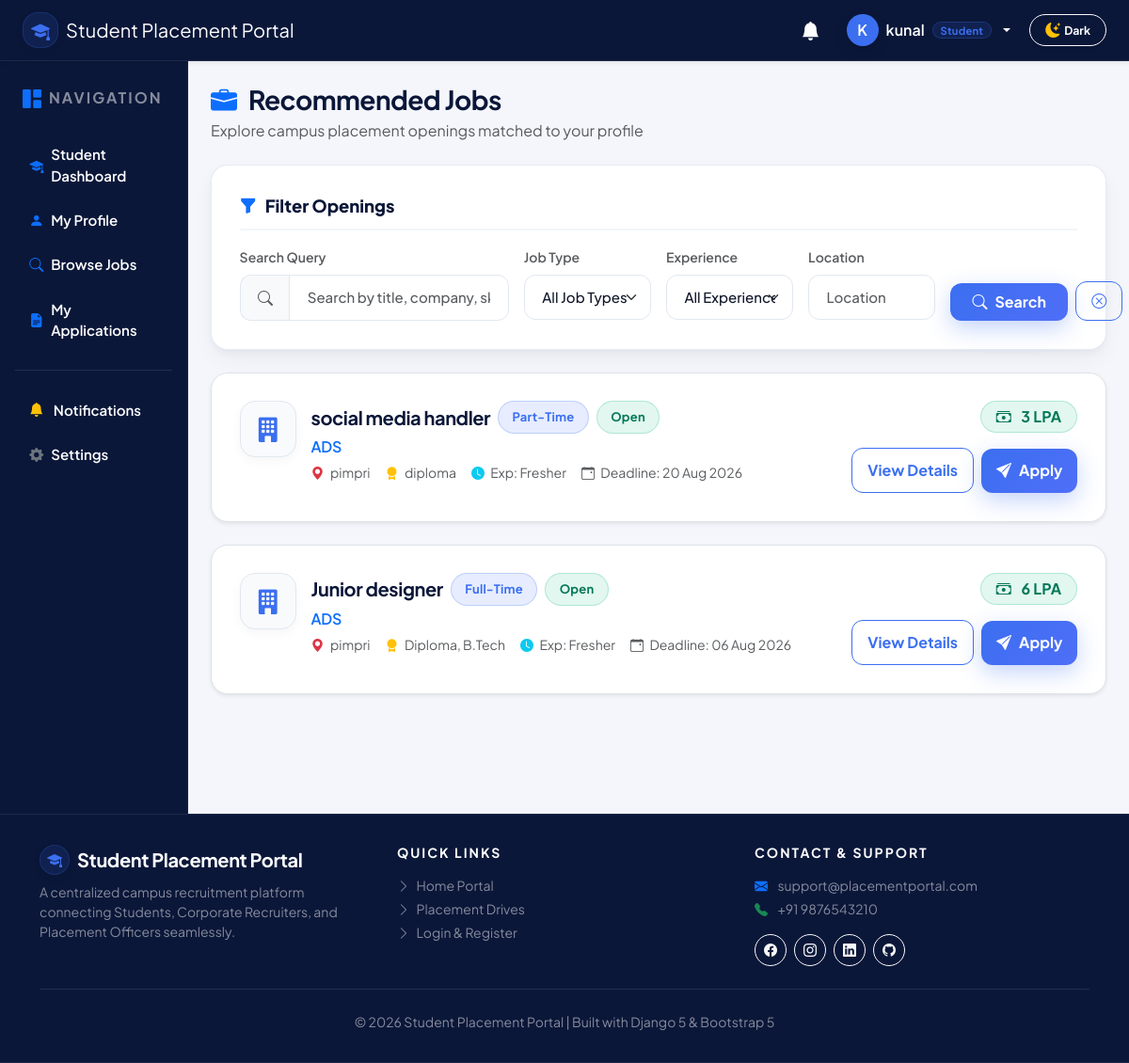
/jobs/ (signed in), run on an earlier commit of the app's database.
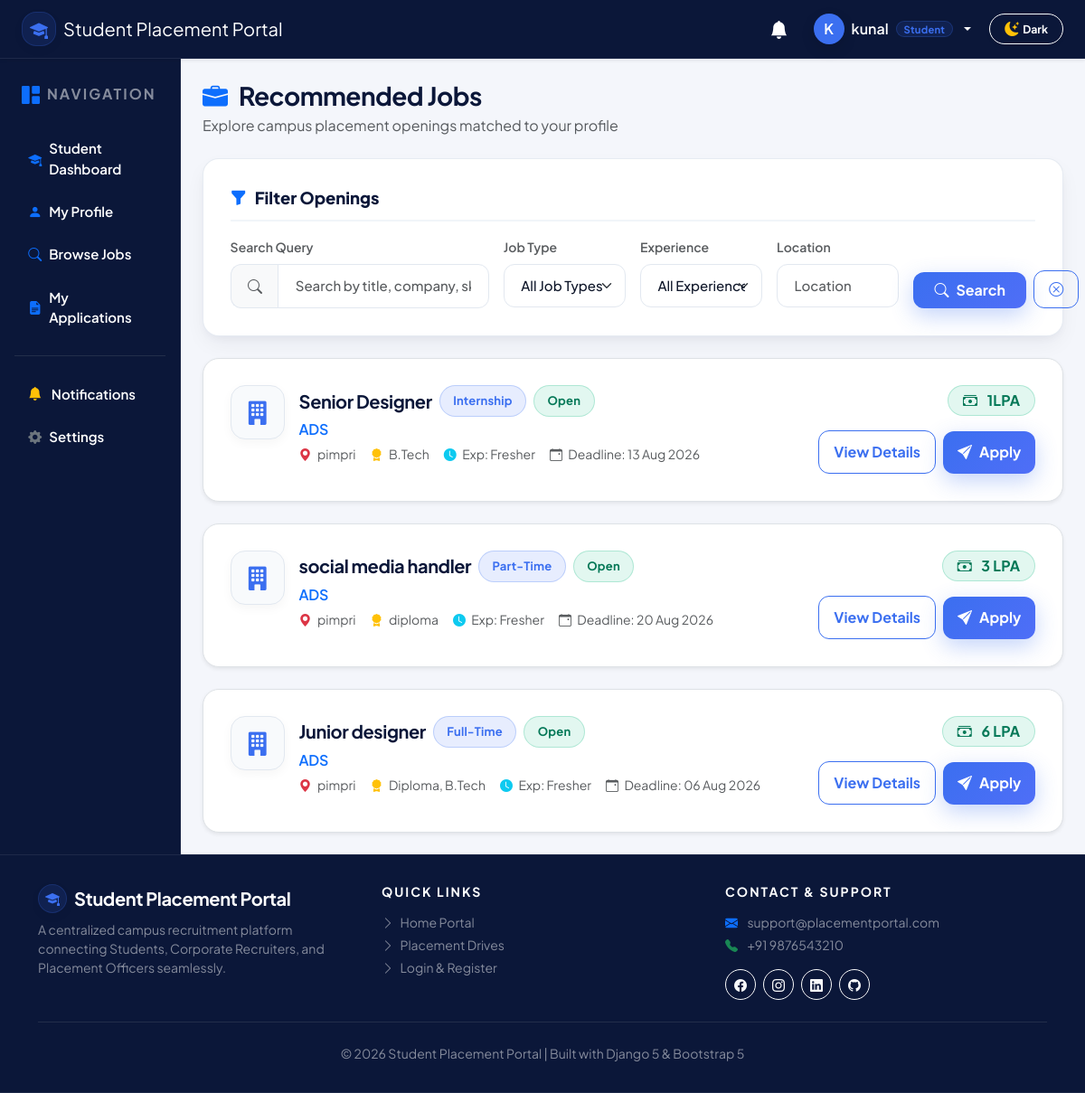
And on a later commit of the database.
### jobs/models.py (models this page shows, shortened)
class Job(models.Model):
    JOB_TYPE_CHOICES = (
        ('Full-Time', 'Full-Time'),
        ('Part-Time', 'Part-Time'),
        ('Internship', 'Internship'),
        ('Contract', 'Contract'),
    )
    EXPERIENCE_CHOICES = (
        ('Fresher', 'Fresher'),
        ('0-1 Years', '0-1 Years'),
        ('1-3 Years', '1-3 Years'),
        ('3-5 Years', '3-5 Years'),
        ('5+ Years', '5+ Years'),
    )
    STATUS_CHOICES = (
        ('Open', 'Open'),
        ('Closed', 'Closed'),
    )
    company = models.ForeignKey(
        Company,
        on_delete=models.CASCADE,
        related_name='jobs'
    )
    recruiter = models.ForeignKey(
        settings.AUTH_USER_MODEL,
        on_delete=models.CASCADE,
        related_name='posted_jobs'
    )
    job_title = models.CharField(max_length=150)
    job_description = models.TextField()
    required_skills = models.TextField(
        help_text="Separate skills using commas"
    )
    qualification = models.CharField(max_length=150)
    experience = models.CharField(
        max_length=20,
        choices=EXPERIENCE_CHOICES,
        default='Fresher'
    )
    job_type = models.CharField(
        max_length=20,
        choices=JOB_TYPE_CHOICES
    )
    location = models.CharField(max_length=150)
    salary = models.CharField(max_length=100)
    vacancies = models.PositiveIntegerField(default=1)
    application_deadline = models.DateField()
    target_branches = models.CharField(
        max_length=255,
        default='ALL',
        help_text="Target branches for job posting (e.g. CO,IT,AIML or ALL)"
    )
    status = models.CharField(
        max_length=10,
        choices=STATUS_CHOICES,
        default='Open'
    )
    created_at = models.DateTimeField(auto_now_add=True)
    updated_at = models.DateTimeField(auto_now=True)
    class Meta:
        ordering = ['-created_at']

### recruiters/models.py (models this page shows, shortened)
class Company(models.Model):
    company_name = models.CharField(max_length=150)
    company_email = models.EmailField(unique=True)
    company_phone = models.CharField(max_length=15)
    website = models.URLField(blank=True, null=True)
    industry = models.CharField(max_length=100)
    location = models.CharField(max_length=150)
    description = models.TextField(blank=True, null=True)
    logo = models.ImageField(upload_to='company_logos/', blank=True, null=True)
    created_at = models.DateTimeField(auto_now_add=True)
    class Meta:
        ordering = ['company_name']

### jobs/views.py (the view, shortened to what this page needs)
@login_required
def job_list(request):
    jobs = Job.objects.filter(
        status="Open"
    ).order_by("-created_at")
    if hasattr(request.user, 'role') and request.user.role == 'student':
        try:
            student = Student.objects.get(user=request.user)
            jobs = jobs.filter(
                Q(target_branches__icontains=student.branch) |
                Q(target_branches="ALL") |
                Q(target_branches="")
            )
        except Student.DoesNotExist:
            pass
    search = request.GET.get("search")
    job_type = request.GET.get("job_type")
    experience = request.GET.get("experience")
    location = request.GET.get("location")
    if job_type:
        jobs = jobs.filter(
            job_type=job_type
        )
    if experience:
        jobs = jobs.filter(
            experience=experience
        )
    if location:
        jobs = jobs.filter(
            location__icontains=location
        )
    context = {
        "jobs": jobs,
        "job_types": Job.JOB_TYPE_CHOICES,
        "experiences": Job.EXPERIENCE_CHOICES,
    }
    return render(
        request,
        "jobs/job_list.html",
        context
    )

### jobs/templates/jobs/job_list.html (shortened to what the changed rows need)
{% extends 'base.html' %}
{% block content %}
<div class="row g-4">
    {% for job in jobs %}
        <div class="col-12">
            <div class="spp-card mb-0 shadow-sm border hover-shadow">
                <div class="d-flex align-items-start justify-content-between flex-wrap gap-3">
                    <div class="d-flex align-items-start gap-3">
                        <div class="spp-logo">
                            <i class="bi bi-building-fill"></i>
                        </div>
                        <div>
                            <div class="d-flex align-items-center gap-2 mb-1">
                                <h5 class="fw-bold mb-0" style="color: var(--spp-navy);">{{ job.job_title }}</h5>
                                <span class="spp-pill blue">{{ job.job_type }}</span>
                                {% if job.status == "Open" %}
                                    <span class="spp-pill green">Open</span>
                                {% else %}
                                    <span class="spp-pill gray">Closed</span>
                                {% endif %}
                            </div>
                            <h6 class="text-primary mb-2 fw-semibold">{{ job.company.company_name }}</h6>
                            <div class="d-flex flex-wrap align-items-center gap-3 text-muted small">
                                <span><i class="bi bi-geo-alt-fill text-danger me-1"></i> {{ job.location }}</span>
                                <span><i class="bi bi-award-fill text-warning me-1"></i> {{ job.qualification }}</span>
                                <span><i class="bi bi-clock-fill text-info me-1"></i> Exp: {{ job.experience }}</span>
                                <span><i class="bi bi-calendar-event me-1"></i> Deadline: {{ job.application_deadline|date:"d M Y"|default:job.application_deadline }}</span>
                            </div>
                        </div>
                    </div>
                    <div class="d-flex flex-column align-items-end justify-content-between gap-3 text-end ms-auto">
                        <span class="spp-pill green fs-6 py-1 px-3 fw-bold">
                            <i class="bi bi-cash-stack me-1"></i> {{ job.salary }}
                        </span>
                        <div class="d-flex align-items-center gap-2">
                            <a href="{% url 'jobs:job_detail' job.id %}" class="btn-spp-outline py-1.5 px-3 fs-7">
                                View Details
                            </a>
                            {% if user.role == 'student' and job.status == 'Open' %}
                                <a href="{% url 'applications:apply_job' job.id %}" class="btn-spp-primary py-1.5 px-3 fs-7">
                                    <i class="bi bi-send-fill"></i> Apply
                                </a>
                            {% endif %}
                        </div>
                    </div>
                </div>
            </div>
        </div>
    {% endfor %}
</div>
{% endblock %}

What changed in the data, as far as the page shows it:
added Job: job_title "Senior Designer", job_type "Internship", status "Open", company.company_name "ADS", location "pimpri", qualification "B.Tech", experience "Fresher", application_deadline "13 Aug 2026", salary "1LPA"
